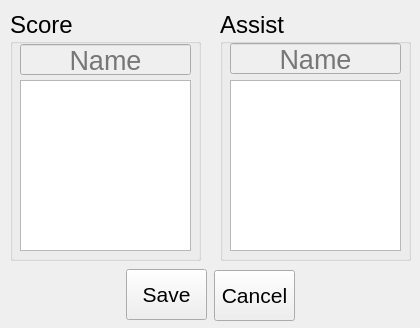
<?xml version="1.0" encoding="UTF-8"?>
<ui version="4.0">
 <class>matchResult</class>
 <widget class="QDialog" name="matchResult">
  <property name="geometry">
   <rect>
    <x>0</x>
    <y>0</y>
    <width>420</width>
    <height>328</height>
   </rect>
  </property>
  <property name="windowTitle">
   <string>Match Result</string>
  </property>
  <widget class="QPushButton" name="pbSave">
   <property name="geometry">
    <rect>
     <x>126</x>
     <y>269</y>
     <width>81</width>
     <height>51</height>
    </rect>
   </property>
   <property name="font">
    <font>
     <pointsize>16</pointsize>
    </font>
   </property>
   <property name="text">
    <string>Save</string>
   </property>
   <property name="autoDefault">
    <bool>false</bool>
   </property>
   <property name="default">
    <bool>false</bool>
   </property>
   <property name="flat">
    <bool>false</bool>
   </property>
  </widget>
  <widget class="QPushButton" name="pbCancel">
   <property name="geometry">
    <rect>
     <x>214</x>
     <y>270</y>
     <width>81</width>
     <height>51</height>
    </rect>
   </property>
   <property name="font">
    <font>
     <pointsize>16</pointsize>
    </font>
   </property>
   <property name="text">
    <string>Cancel</string>
   </property>
   <property name="autoDefault">
    <bool>false</bool>
   </property>
  </widget>
  <widget class="QGroupBox" name="groupBox">
   <property name="geometry">
    <rect>
     <x>10</x>
     <y>10</y>
     <width>191</width>
     <height>251</height>
    </rect>
   </property>
   <property name="font">
    <font>
     <pointsize>18</pointsize>
    </font>
   </property>
   <property name="title">
    <string>Score</string>
   </property>
   <widget class="QListWidget" name="lwScoreList">
    <property name="geometry">
     <rect>
      <x>10</x>
      <y>70</y>
      <width>171</width>
      <height>171</height>
     </rect>
    </property>
    <property name="editTriggers">
     <set>QAbstractItemView::NoEditTriggers</set>
    </property>
   </widget>
   <widget class="QLineEdit" name="leScore">
    <property name="enabled">
     <bool>false</bool>
    </property>
    <property name="geometry">
     <rect>
      <x>10</x>
      <y>34</y>
      <width>171</width>
      <height>31</height>
     </rect>
    </property>
    <property name="font">
     <font>
      <pointsize>20</pointsize>
     </font>
    </property>
    <property name="alignment">
     <set>Qt::AlignCenter</set>
    </property>
    <property name="placeholderText">
     <string>Name</string>
    </property>
   </widget>
  </widget>
  <widget class="QGroupBox" name="groupBox_2">
   <property name="geometry">
    <rect>
     <x>220</x>
     <y>10</y>
     <width>191</width>
     <height>251</height>
    </rect>
   </property>
   <property name="font">
    <font>
     <pointsize>18</pointsize>
    </font>
   </property>
   <property name="title">
    <string>Assist</string>
   </property>
   <widget class="QListWidget" name="lwAssistList">
    <property name="geometry">
     <rect>
      <x>10</x>
      <y>70</y>
      <width>171</width>
      <height>171</height>
     </rect>
    </property>
   </widget>
   <widget class="QLineEdit" name="leAssist">
    <property name="enabled">
     <bool>false</bool>
    </property>
    <property name="geometry">
     <rect>
      <x>10</x>
      <y>33</y>
      <width>171</width>
      <height>31</height>
     </rect>
    </property>
    <property name="font">
     <font>
      <pointsize>20</pointsize>
     </font>
    </property>
    <property name="alignment">
     <set>Qt::AlignCenter</set>
    </property>
    <property name="placeholderText">
     <string>Name</string>
    </property>
   </widget>
  </widget>
 </widget>
 <resources/>
 <connections/>
</ui>
